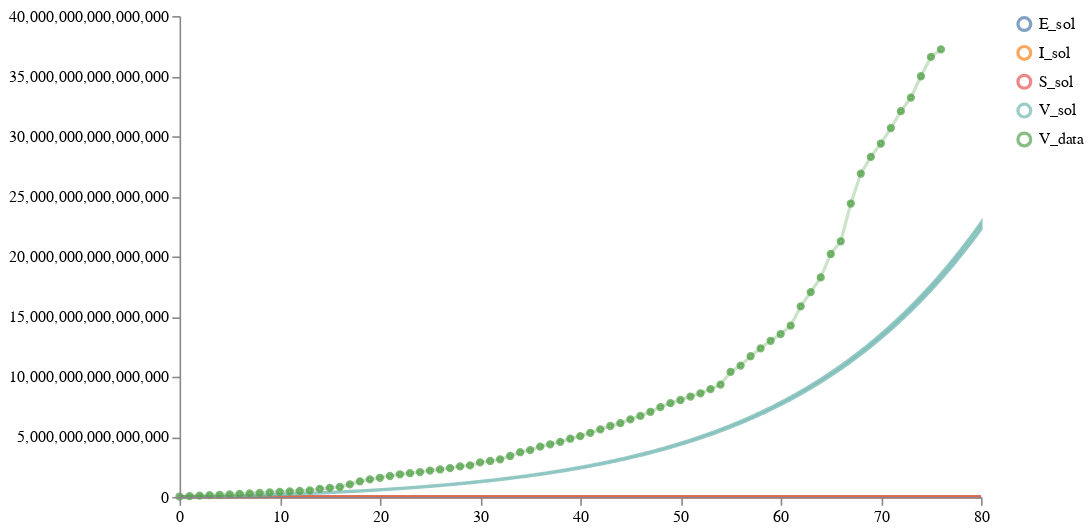

The cell this chart's notebook holds for it:
### Code cell
schema = plots.trajectories(pd.DataFrame(post_samples["data"]), subset=".*_sol",
                            points=data_train.reset_index(drop=True).rename(columns={"V":"V_data"}))
schema = plots.pad(schema, 5)
plots.ipy_display(schema)

### Figure 1 — Vega specification as saved in the notebook (floating-point values rounded to 4 significant figures; data arrays with more than 128 entries replaced by an {"elided": "..."} marker saying what was removed)
{"$schema": "https://vega.github.io/schema/vega/v5.json", "axes": [{"name": "x_axis", "orient": "bottom", "scale": "xscale", "zindex": 100}, {"name": "y_axis", "orient": "left", "scale": "yscale", "zindex": 100}], "data": [{"name": "distributions", "values": {"elided": "3204 records"}}, {"name": "traces", "transform": [{"expr": "isValid(datum.value)", "type": "filter"}], "values": []}, {"name": "points", "values": [{"sample_id": 0, "timepoint": 0, "trajectory": "V_data", "value": 34250000000000.0}, {"sample_id": 0, "timepoint": 1, "trajectory": "V_data", "value": 74830000000000.0}, {"sample_id": 0, "timepoint": 2, "trajectory": "V_data", "value": 110800000000000.0}, {"sample_id": 0, "timepoint": 3, "trajectory": "V_data", "value": 145500000000000.0}, {"sample_id": 0, "timepoint": 4, "trajectory": "V_data", "value": 178900000000000.0}, {"sample_id": 0, "timepoint": 5, "trajectory": "V_data", "value": 212605525246655}, {"sample_id": 0, "timepoint": 6, "trajectory": "V_data", "value": 251900000000000.0}, {"sample_id": 0, "timepoint": 7, "trajectory": "V_data", "value": 297300000000000.0}, {"sample_id": 0, "timepoint": 8, "trajectory": "V_data", "value": 342400000000000.0}, {"sample_id": 0, "timepoint": 9, "trajectory": "V_data", "value": 384100000000000.0}, {"sample_id": 0, "timepoint": 10, "trajectory": "V_data", "value": 424100000000000.0}, {"sample_id": 0, "timepoint": 11, "trajectory": "V_data", "value": 461900000000000.0}, {"sample_id": 0, "timepoint": 12, "trajectory": "V_data", "value": 498300000000000.0}, {"sample_id": 0, "timepoint": 13, "trajectory": "V_data", "value": 548200000000000.0}, {"sample_id": 0, "timepoint": 14, "trajectory": "V_data", "value": 675643977072622}, {"sample_id": 0, "timepoint": 15, "trajectory": "V_data", "value": 751600000000000.0}, {"sample_id": 0, "timepoint": 16, "trajectory": "V_data", "value": 829899121500651}, {"sample_id": 0, "timepoint": 17, "trajectory": "V_data", "value": 1046000000000000.0}, {"sample_id": 0, "timepoint": 18, "trajectory": "V_data", "value": 1295875135538839}, {"sample_id": 0, "timepoint": 19, "trajectory": "V_data", "value": 1461000000000000.0}, {"sample_id": 0, "timepoint": 20, "trajectory": "V_data", "value": 1592292378295384}, {"sample_id": 0, "timepoint": 21, "trajectory": "V_data", "value": 1741000000000000.0}, {"sample_id": 0, "timepoint": 22, "trajectory": "V_data", "value": 1882566054918674}, {"sample_id": 0, "timepoint": 23, "trajectory": "V_data", "value": 1972000000000000.0}, {"sample_id": 0, "timepoint": 24, "trajectory": "V_data", "value": 2071441710342036}, {"sample_id": 0, "timepoint": 25, "trajectory": "V_data", "value": 2190000000000000.0}, {"sample_id": 0, "timepoint": 26, "trajectory": "V_data", "value": 2284263053733268}, {"sample_id": 0, "timepoint": 27, "trajectory": "V_data", "value": 2401528070828421}, {"sample_id": 0, "timepoint": 28, "trajectory": "V_data", "value": 2539043189426808}, {"sample_id": 0, "timepoint": 29, "trajectory": "V_data", "value": 2623445134633728}, {"sample_id": 0, "timepoint": 30, "trajectory": "V_data", "value": 2868773959451638}, {"sample_id": 0, "timepoint": 31, "trajectory": "V_data", "value": 2991191174214979}, {"sample_id": 0, "timepoint": 32, "trajectory": "V_data", "value": 3129000000000000.0}, {"sample_id": 0, "timepoint": 33, "trajectory": "V_data", "value": 3403912214913465}, {"sample_id": 0, "timepoint": 34, "trajectory": "V_data", "value": 3718000000000000.0}, {"sample_id": 0, "timepoint": 35, "trajectory": "V_data", "value": 3894000000000000.0}, {"sample_id": 0, "timepoint": 36, "trajectory": "V_data", "value": 4190012056978476}, {"sample_id": 0, "timepoint": 37, "trajectory": "V_data", "value": 4379000000000000.0}, {"sample_id": 0, "timepoint": 38, "trajectory": "V_data", "value": 4584996690364133}, {"sample_id": 0, "timepoint": 39, "trajectory": "V_data", "value": 4842715961786298}, {"sample_id": 0, "timepoint": 40, "trajectory": "V_data", "value": 5057017833310725}, {"sample_id": 0, "timepoint": 41, "trajectory": "V_data", "value": 5334255093252734}, {"sample_id": 0, "timepoint": 42, "trajectory": "V_data", "value": 5613459509330455}, {"sample_id": 0, "timepoint": 43, "trajectory": "V_data", "value": 5900675119579128}, {"sample_id": 0, "timepoint": 44, "trajectory": "V_data", "value": 6137835221456338}, {"sample_id": 0, "timepoint": 45, "trajectory": "V_data", "value": 6455786439569586}, {"sample_id": 0, "timepoint": 46, "trajectory": "V_data", "value": 6737865202057693}, {"sample_id": 0, "timepoint": 47, "trajectory": "V_data", "value": 7082040828667748}, {"sample_id": 0, "timepoint": 48, "trajectory": "V_data", "value": 7473588619526592}, {"sample_id": 0, "timepoint": 49, "trajectory": "V_data", "value": 7802169943421971}, {"sample_id": 0, "timepoint": 50, "trajectory": "V_data", "value": 8064264769284555}, {"sample_id": 0, "timepoint": 51, "trajectory": "V_data", "value": 8350528001810362}, {"sample_id": 0, "timepoint": 52, "trajectory": "V_data", "value": 8620926151000598}, {"sample_id": 0, "timepoint": 53, "trajectory": "V_data", "value": 8967823176668702}, {"sample_id": 0, "timepoint": 54, "trajectory": "V_data", "value": 9347385175287846}, {"sample_id": 0, "timepoint": 55, "trajectory": "V_data", "value": 10400775744728212}, {"sample_id": 0, "timepoint": 56, "trajectory": "V_data", "value": 10924150605249734}, {"sample_id": 0, "timepoint": 57, "trajectory": "V_data", "value": 11705167142508414}, {"sample_id": 0, "timepoint": 58, "trajectory": "V_data", "value": 12359300512467032}, {"sample_id": 0, "timepoint": 59, "trajectory": "V_data", "value": 12986780639190464}, {"sample_id": 0, "timepoint": 60, "trajectory": "V_data", "value": 13550907207646232}, {"sample_id": 0, "timepoint": 61, "trajectory": "V_data", "value": 14248041314600788}, {"sample_id": 0, "timepoint": 62, "trajectory": "V_data", "value": 15848276614633882}, {"sample_id": 0, "timepoint": 63, "trajectory": "V_data", "value": 17038987764329418}, {"sample_id": 0, "timepoint": 64, "trajectory": "V_data", "value": 18260590802877810}, {"sample_id": 0, "timepoint": 65, "trajectory": "V_data", "value": 20209504393071680}, {"sample_id": 0, "timepoint": 66, "trajectory": "V_data", "value": 21264574070527824}, {"sample_id": 0, "timepoint": 67, "trajectory": "V_data", "value": 24405223143174390}, {"sample_id": 0, "timepoint": 68, "trajectory": "V_data", "value": 26892652544175644}, {"sample_id": 0, "timepoint": 69, "trajectory": "V_data", "value": 28282864516791200}, {"sample_id": 0, "timepoint": 70, "trajectory": "V_data", "value": 29394041033392708}, {"sample_id": 0, "timepoint": 71, "trajectory": "V_data", "value": 30685003617018490}, {"sample_id": 0, "timepoint": 72, "trajectory": "V_data", "value": 32085327926567616}, {"sample_id": 0, "timepoint": 73, "trajectory": "V_data", "value": 33217196172771584}, {"sample_id": 0, "timepoint": 74, "trajectory": "V_data", "value": 34991952115553804}, {"sample_id": 0, "timepoint": 75, "trajectory": "V_data", "value": 36597766934503620}, {"sample_id": 0, "timepoint": 76, "trajectory": "V_data", "value": 37222723829582630}]}, {"name": "markers", "values": []}, {"name": "selected", "on": [{"remove": true, "trigger": "clear"}, {"remove": true, "trigger": "!shift"}, {"insert": "clicked", "trigger": "!shift && clicked"}, {"toggle": "clicked", "trigger": "shift && clicked"}]}], "height": 300, "legends": [{"encode": {"labels": {"interactive": true, "name": "legendLabel", "update": {"opacity": [{"test": "!length(data('selected')) || indata('selected', 'value', datum.value)", "value": 1}, {"value": 0.25}]}}, "symbols": {"interactive": true, "name": "legendSymbol", "update": {"fill": {"value": "transparent"}, "opacity": [{"test": "!length(data('selected')) || indata('selected', 'value', datum.value)", "value": 0.7}, {"value": 0.15}], "size": {"value": 64}, "strokeWidth": {"value": 2}}}}, "name": "color_legend", "stroke": "color"}], "marks": [{"from": {"facet": {"data": "points", "groupby": "trajectory", "name": "points_split"}}, "marks": [{"encode": {"hover": {"fillOpacity": {"value": 0.9}}, "update": {"fill": {"field": "trajectory", "scale": "color"}, "fillOpacity": [{"test": "!length(data('selected')) || indata('selected', 'value', datum.trajectory)", "value": 0.5}, {"value": 0.15}], "size": {"value": 10}, "stroke": {"field": "trajectory", "scale": "color"}, "strokeOpacity": [{"test": "!length(data('selected')) || indata('selected', 'value', datum.trajectory)", "value": 0.75}, {"value": 0.15}], "strokeWidth": {"value": 2}, "tooltip": {"field": "value"}, "x": {"field": "timepoint", "scale": "xscale"}, "y": {"field": "value", "scale": "yscale"}}}, "from": {"data": "points"}, "name": "_points_symbol", "type": "symbol", "zindex": 3}, {"encode": {"hover": {"fillOpacity": {"value": 0.9}}, "update": {"interpolate": {"value": "linear"}, "stroke": {"field": "trajectory", "scale": "color"}, "strokeOpacity": [{"test": "!length(data('selected')) || indata('selected', 'value', datum.trajectory)", "value": 0.3}, {"value": 0.1}], "strokeWidth": {"value": 2}, "x": {"field": "timepoint", "scale": "xscale"}, "y": {"field": "value", "scale": "yscale"}}}, "from": {"data": "points"}, "name": "_points_line", "type": "line", "zindex": 3}], "name": "_points", "type": "group", "zindex": 3}, {"from": {"facet": {"data": "traces", "groupby": "trajectory", "name": "traces_split"}}, "marks": [{"encode": {"hover": {"fillOpacity": {"value": 0.9}}, "update": {"interpolate": {"value": "linear"}, "stroke": {"field": "trajectory", "scale": "color"}, "strokeOpacity": [{"test": "!length(data('selected')) || indata('selected', 'value', datum.trajectory)", "value": 0.75}, {"value": 0.15}], "strokeWidth": {"value": 2}, "x": {"field": "timepoint", "scale": "xscale"}, "y": {"field": "value", "scale": "yscale"}}}, "from": {"data": "traces_split"}, "name": "_traces_lines", "type": "line"}], "name": "_traces", "type": "group", "zindex": 2}, {"from": {"facet": {"data": "distributions", "groupby": "trajectory", "name": "trajectory_split"}}, "marks": [{"encode": {"hover": {"fillOpacity": {"value": 0.9}}, "update": {"fill": {"field": "trajectory", "scale": "color"}, "fillOpacity": [{"test": "!length(data('selected')) || indata('selected', 'value', datum.trajectory)", "value": 0.5}, {"value": 0.15}], "interpolate": {"value": "linear"}, "stroke": {"field": "trajectory", "scale": "color"}, "strokeOpacity": [{"test": "!length(data('selected')) || indata('selected', 'value', datum.trajectory)", "value": 0.75}, {"value": 0.15}], "strokeWidth": {"value": 2}, "x": {"field": "timepoint", "scale": "xscale"}, "y": {"field": "upper", "scale": "yscale"}, "y2": {"field": "lower", "scale": "yscale"}}}, "from": {"data": "trajectory_split"}, "type": "area"}], "name": "_distributions", "type": "group", "zindex": 1}, {"marks": [{"encode": {"enter": {"stroke": {"value": "lightgray"}}, "update": {"opacity": {"value": 1}, "x": {"field": "timepoint", "scale": "xscale"}, "y": {"signal": "height"}, "y2": {"value": 0}}}, "from": {"data": "markers"}, "name": "_marker text", "type": "rule"}, {"encode": {"enter": {"fontSize": {"value": 8}, "text": {"field": "datum.label"}, "y": {"value": 0}}}, "from": {"data": "_marker text"}, "name": "_marker flags", "transform": [{"as": ["x", "_y", "opacity", "align", "baseline"], "lineAnchor": "start", "offset": [1], "size": {"signal": "[width, height]"}, "type": "label"}], "type": "text"}], "name": "_markers", "type": "group"}], "padding": 5, "scales": [{"domain": {"fields": [{"data": "distributions", "field": "timepoint"}, {"data": "traces", "field": "timepoint"}, {"data": "points", "field": "timepoint"}, {"data": "markers", "field": "timepoint"}]}, "name": "xscale", "range": "width", "type": "linear", "zero": false}, {"domain": {"fields": [{"data": "distributions", "field": "lower"}, {"data": "distributions", "field": "upper"}, {"data": "traces", "field": "value"}, {"data": "points", "field": "value"}]}, "name": "yscale", "nice": true, "range": "height", "type": "linear", "zero": true}, {"domain": {"fields": [{"data": "distributions", "field": "trajectory"}, {"data": "traces", "field": "trajectory"}, {"data": "points", "field": "trajectory"}]}, "name": "color", "range": "category", "type": "ordinal"}], "signals": [{"name": "clear", "on": [{"events": "mouseup[!event.item]", "force": true, "update": "true"}], "value": true}, {"name": "shift", "on": [{"events": "@legendSymbol:click, @legendLabel:click", "force": true, "update": "event.shiftKey"}], "value": false}, {"name": "clicked", "on": [{"events": "@legendSymbol:click, @legendLabel:click", "force": true, "update": "{value: datum.value}"}], "value": null}], "width": 500}
